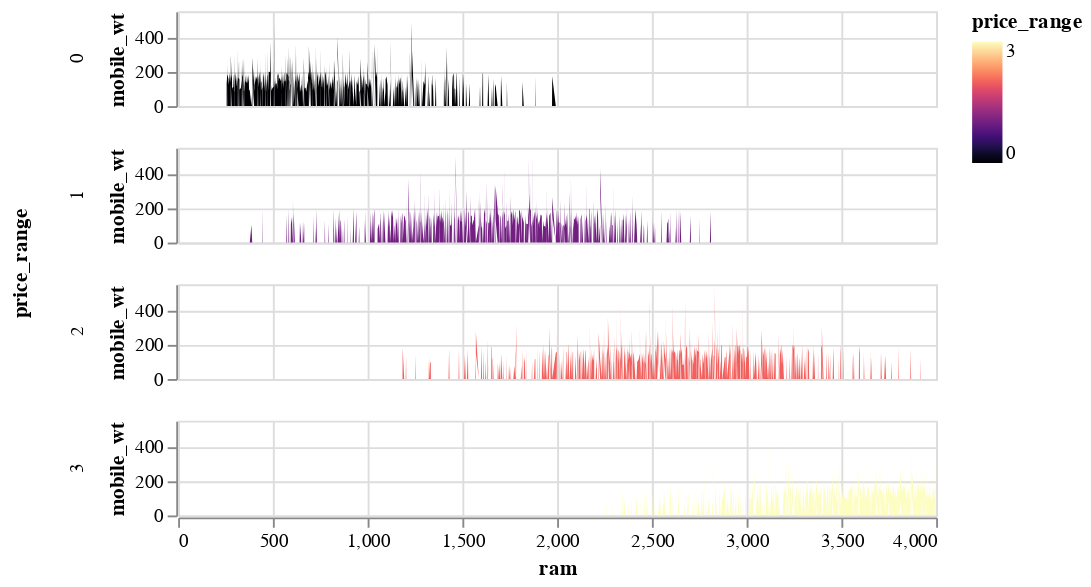

The cell this chart's notebook holds for it:
### Markdown cell above
### 3-  Weight of mobile phone(mobile_wt)- RAM and Price Range

### Code cell
chart = alt.Chart(data).mark_area().encode(
    x = 'ram:Q',
    y = 'mobile_wt:Q',
    color = alt.Color('price_range', scale = alt.Scale(scheme = "magma")),
    row = alt.Row('price_range:N')
).properties(height = 50, width = 400)

chart

### Figure 1 — Vega-Lite specification as saved in the notebook (floating-point values rounded to 4 significant figures; data arrays with more than 128 entries replaced by an {"elided": "..."} marker saying what was removed)
{"config": {"view": {"continuousWidth": 400, "continuousHeight": 300}}, "data": {"name": "data-388870fe1eaf2a6581875afd3572519d"}, "mark": "area", "encoding": {"color": {"type": "quantitative", "field": "price_range", "scale": {"scheme": "magma"}}, "row": {"type": "nominal", "field": "price_range"}, "x": {"type": "quantitative", "field": "ram"}, "y": {"type": "quantitative", "field": "mobile_wt"}}, "height": 50, "width": 400, "$schema": "https://vega.github.io/schema/vega-lite/v4.8.1.json", "datasets": {"data-388870fe1eaf2a6581875afd3572519d": {"elided": "2000 records"}}}
